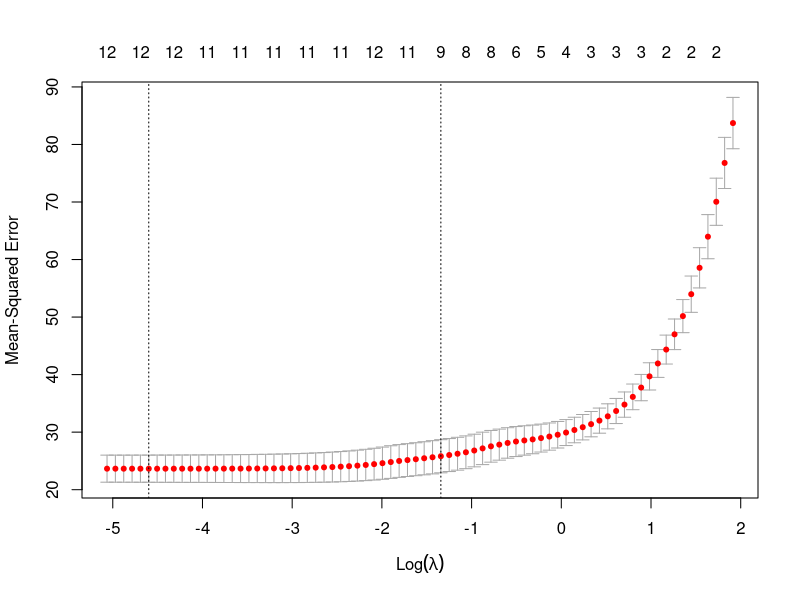

Write the R code that produced this figure.
## ---- chunk 1
knitr::opts_chunk$set(echo = TRUE, eval = TRUE)
## ---- chunk 2
library(MASS)
## ---- chunk 3
data(Boston);
colnames(Boston) 
## ---- chunk 4
library(glmnet)
## ---- chunk 5
lasso_fit = glmnet(x = as.matrix(Boston[, -c(which(colnames(Boston)=='medv'))]), y = Boston$medv, alpha = 1)
#lambda = 0.5
coef(lasso_fit,s=0.5)

#lambda = 1
coef(lasso_fit,s=1)

#use 5-fold cross validation to pick lambda
cv_lasso_fit = cv.glmnet(x = as.matrix(Boston[, -c(which(colnames(Boston)=='medv'))]), y = Boston$medv, alpha = 1, nfolds = 5)
plot(cv_lasso_fit)
## ---- chunk 6
cv_lasso_fit$lambda.min
## ---- chunk 7
Boston.insample.prediction = predict(lasso_fit, as.matrix(Boston[, -c(which(colnames(Boston)=='medv'))]), s = cv_lasso_fit$lambda.min)
